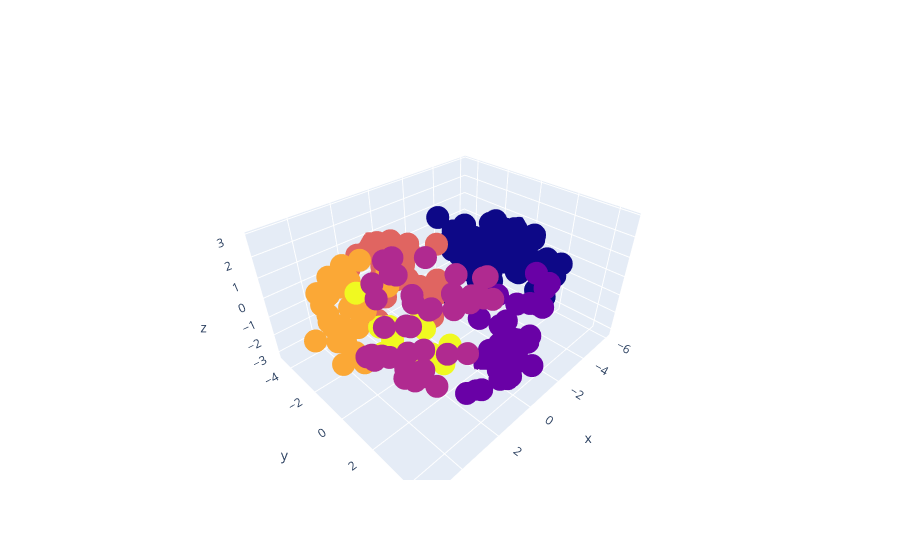

Source (notebook cell):
### Code cell
import plotly.graph_objects as go

# Create trace, sizing bubbles by planet diameter
fig = go.Figure(data=go.Scatter3d(
    x = X_pca[:, 0],
    y = X_pca[:, 1],
    z = X_pca[:, 2],
    mode = 'markers',
    marker = dict(
        color = final_clusters,
        )
))
fig.show()

### Figure 1 — Plotly figure (JSON) as saved in the notebook; plotly's stock layout.template omitted (floating-point values rounded to 4 significant figures; data arrays with more than 128 entries replaced by an {"elided": "..."} marker saying what was removed)
{"data": [{"marker": {"color": {"elided": "218 int values"}}, "mode": "markers", "type": "scatter3d", "x": {"elided": "218 float values"}, "y": {"elided": "218 float values"}, "z": {"elided": "218 float values"}}], "layout": {}}
